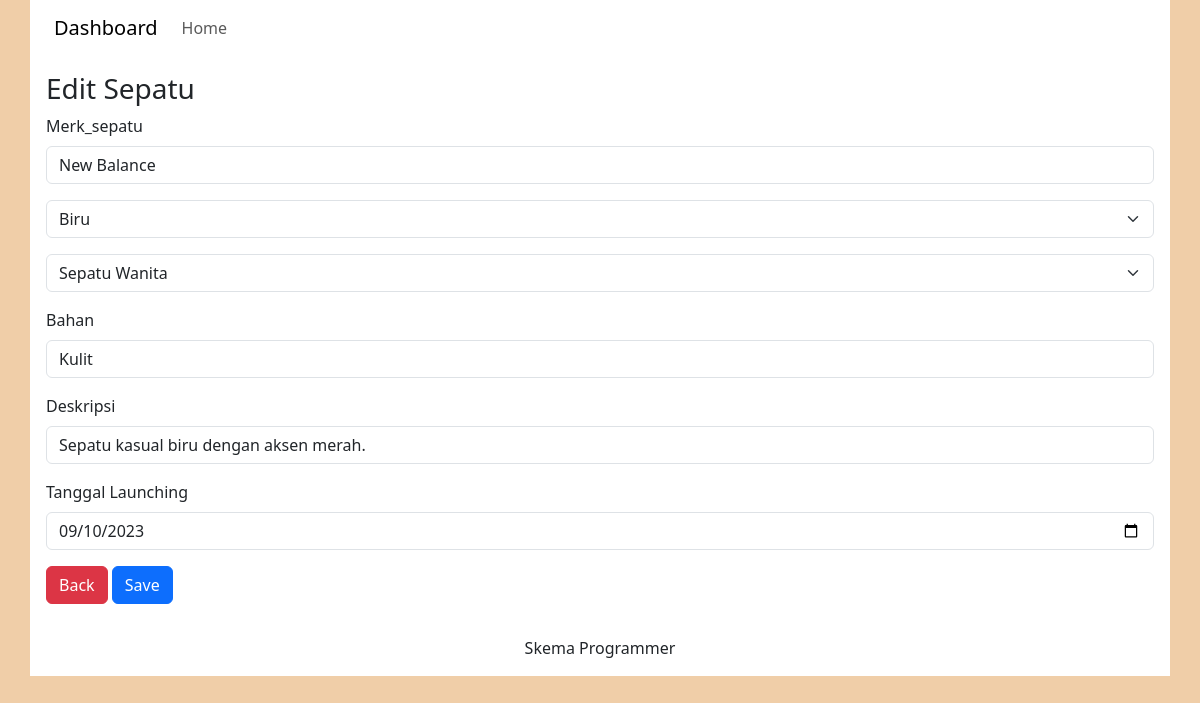
The app's page /sepatu/edit_sepatu.php?kode_sepatu=3 with its own data.
### tables this page shows
CREATE TABLE `sepatu` (
  `kode_sepatu` int NOT NULL,
  `merk_sepatu` varchar(100) NOT NULL,
  `warna_sepatu` varchar(100) NOT NULL,
  `jenis_sepatu` varchar(100) NOT NULL,
  `bahan_sepatu` varchar(100) NOT NULL,
  `deskripsi_sepatu` varchar(100) NOT NULL,
  `tanggal_launching_sepatu` date NOT NULL
);

### sepatu/Sepatu.php (called while the page is built, shortened)
<?php
class Sepatu extends Connect{
        public function viewEachSepatu($kode_sepatu){
            $conn = $this->getConnection();
            $query = "SELECT * FROM sepatu WHERE kode_sepatu= $kode_sepatu";
            $result = $conn->query($query);
            $kategori = $result->fetch();
            return $kategori;
        }
}
?>

### sepatu/edit_sepatu.php (the view, shortened to what this page needs)
<?php
    require_once 'header.php';
    require_once 'Sepatu.php';
?>
<?php
$kode_sepatu = $_GET['kode_sepatu'];
$sepatuIndividu = new Sepatu;
$sepatu = $sepatuIndividu->viewEachSepatu($kode_sepatu);
?>
<div class="container">
  <div class="row">
    <div class="col-12 p-3 bg-white">
        <h3>Edit Sepatu</h3>
        <form method="post" enctype="multipart/form-data">
            <div class="mb-3">
                <label class="form-label"> Merk_sepatu</label>
                <input type="text" name="merk_sepatu" class="form-control" value="<?= $sepatu['merk_sepatu']?>">
            </div>
            <div class="mb-3">
        <select class="form-select" name="warna_sepatu" required>
            <option value="<?= $sepatu['warna_sepatu'] ?>"><?= $sepatu['warna_sepatu'] ?></option>
        </select>
    </div>
            <div class="mb-3">
        <select class="form-select" name="jenis_sepatu" required>
            <option value="<?= $sepatu['jenis_sepatu'] ?>"><?= $sepatu['jenis_sepatu'] ?></option>
        </select>
    </div>
            <div class="mb-3">
                <label class="form-label">Bahan</label>
                <input type="text" name="bahan_sepatu" class="form-control" value="<?= $sepatu['bahan_sepatu']?>">
            </div>
            <div class="mb-3">
                <label class="form-label">Deskripsi</label>
                <input type="text" name="deskripsi_sepatu" class="form-control" value="<?= $sepatu['deskripsi_sepatu']?>">
            </div>
            <div class="mb-3">
                <label class="form-label"> Tanggal Launching</label>
                <input type="date" name="tanggal_launching_sepatu" class="form-control" value="<?= $sepatu['tanggal_launching_sepatu']?>">
            </div>
            <a href="index.php" class="btn btn-danger" >Back</a>
            <button type="submit" class="btn btn-primary" name="submit" >Save</button>
        </form>
    </div>
  </div>
</div>
<?php require_once 'footer.php';?>

### sepatu/header.php (style rules this page uses)
body { background-color: #F0CEA8; }

### records on screen
sepatu: merk_sepatu "New Balance", warna_sepatu "Biru", jenis_sepatu "Sepatu Wanita", bahan_sepatu "Kulit", deskripsi_sepatu "Sepatu kasual biru dengan aksen merah.", tanggal_launching_sepatu "09/10/2023"
